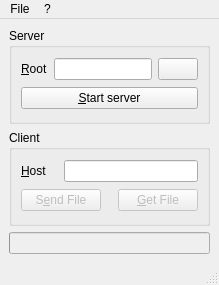
<?xml version="1.0" encoding="UTF-8"?>
<ui version="4.0">
 <class>MainWindow</class>
 <widget class="QMainWindow" name="MainWindow">
  <property name="geometry">
   <rect>
    <x>0</x>
    <y>0</y>
    <width>219</width>
    <height>285</height>
   </rect>
  </property>
  <property name="windowTitle">
   <string>qtftpgui</string>
  </property>
  <property name="windowIcon">
   <iconset>
    <normaloff>:/qtftpgui.png</normaloff>:/qtftpgui.png</iconset>
  </property>
  <widget class="QWidget" name="centralwidget">
   <layout class="QVBoxLayout" name="verticalLayout">
    <item>
     <widget class="QGroupBox" name="servergroup">
      <property name="title">
       <string>Server</string>
      </property>
      <layout class="QGridLayout" name="gridLayout">
       <item row="0" column="1">
        <widget class="QLineEdit" name="root"/>
       </item>
       <item row="0" column="2">
        <widget class="QPushButton" name="browse">
         <property name="icon">
          <iconset resource="qtftpgui.qrc">
           <normaloff>:/icons/browse.png</normaloff>:/icons/browse.png</iconset>
         </property>
        </widget>
       </item>
       <item row="0" column="0">
        <widget class="QLabel" name="label">
         <property name="text">
          <string>&amp;Root</string>
         </property>
         <property name="buddy">
          <cstring>root</cstring>
         </property>
        </widget>
       </item>
       <item row="1" column="0" colspan="3">
        <widget class="QPushButton" name="start">
         <property name="text">
          <string>&amp;Start server</string>
         </property>
        </widget>
       </item>
      </layout>
     </widget>
    </item>
    <item>
     <widget class="QGroupBox" name="clientgroup">
      <property name="title">
       <string>Client</string>
      </property>
      <layout class="QGridLayout" name="gridLayout_2">
       <item row="0" column="0">
        <widget class="QLabel" name="label_2">
         <property name="text">
          <string>&amp;Host</string>
         </property>
         <property name="buddy">
          <cstring>serverip</cstring>
         </property>
        </widget>
       </item>
       <item row="0" column="1" colspan="3">
        <widget class="QLineEdit" name="serverip"/>
       </item>
       <item row="1" column="0" colspan="2">
        <widget class="QPushButton" name="put">
         <property name="enabled">
          <bool>false</bool>
         </property>
         <property name="text">
          <string>S&amp;end File</string>
         </property>
         <property name="icon">
          <iconset resource="qtftpgui.qrc">
           <normaloff>:/icons/up.png</normaloff>:/icons/up.png</iconset>
         </property>
        </widget>
       </item>
       <item row="1" column="2">
        <spacer name="horizontalSpacer">
         <property name="orientation">
          <enum>Qt::Horizontal</enum>
         </property>
         <property name="sizeHint" stdset="0">
          <size>
           <width>1</width>
           <height>20</height>
          </size>
         </property>
        </spacer>
       </item>
       <item row="1" column="3">
        <widget class="QPushButton" name="get">
         <property name="enabled">
          <bool>false</bool>
         </property>
         <property name="text">
          <string>&amp;Get File</string>
         </property>
         <property name="icon">
          <iconset resource="qtftpgui.qrc">
           <normaloff>:/icons/down.png</normaloff>:/icons/down.png</iconset>
         </property>
        </widget>
       </item>
      </layout>
     </widget>
    </item>
    <item>
     <widget class="QProgressBar" name="progressBar">
      <property name="enabled">
       <bool>false</bool>
      </property>
     </widget>
    </item>
   </layout>
  </widget>
  <widget class="QMenuBar" name="menubar">
   <property name="geometry">
    <rect>
     <x>0</x>
     <y>0</y>
     <width>219</width>
     <height>20</height>
    </rect>
   </property>
   <widget class="QMenu" name="menuFile">
    <property name="title">
     <string>File</string>
    </property>
    <addaction name="actionExit"/>
   </widget>
   <widget class="QMenu" name="menu">
    <property name="title">
     <string>?</string>
    </property>
    <addaction name="actionAbout"/>
    <addaction name="actionAbout_Qt"/>
   </widget>
   <addaction name="menuFile"/>
   <addaction name="menu"/>
  </widget>
  <widget class="QStatusBar" name="statusbar"/>
  <action name="actionAbout">
   <property name="text">
    <string>About…</string>
   </property>
  </action>
  <action name="actionAbout_Qt">
   <property name="text">
    <string>About Qt…</string>
   </property>
  </action>
  <action name="actionExit">
   <property name="icon">
    <iconset resource="qtftpgui.qrc">
     <normaloff>:/icons/exit.png</normaloff>:/icons/exit.png</iconset>
   </property>
   <property name="text">
    <string>Exit</string>
   </property>
  </action>
 </widget>
 <tabstops>
  <tabstop>root</tabstop>
  <tabstop>browse</tabstop>
  <tabstop>start</tabstop>
  <tabstop>serverip</tabstop>
  <tabstop>put</tabstop>
  <tabstop>get</tabstop>
 </tabstops>
 <resources>
  <include location="qtftpgui.qrc"/>
 </resources>
 <connections>
  <connection>
   <sender>actionExit</sender>
   <signal>triggered()</signal>
   <receiver>MainWindow</receiver>
   <slot>close()</slot>
   <hints>
    <hint type="sourcelabel">
     <x>-1</x>
     <y>-1</y>
    </hint>
    <hint type="destinationlabel">
     <x>162</x>
     <y>236</y>
    </hint>
   </hints>
  </connection>
 </connections>
</ui>
